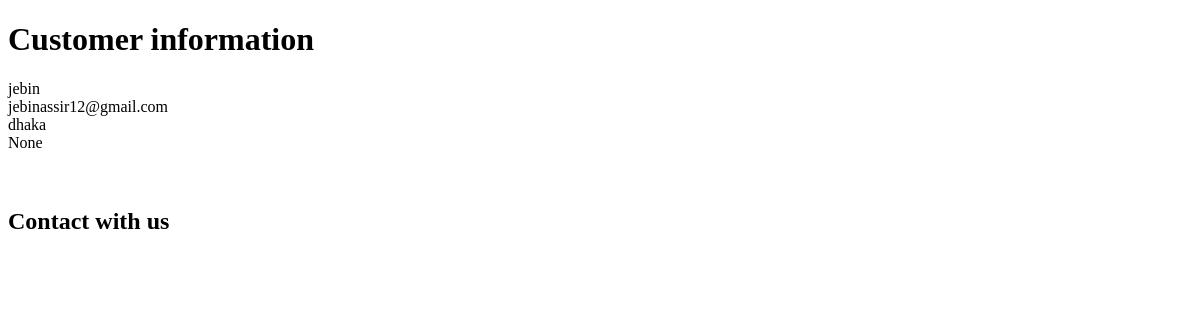
Before: /user_list/ with the older database file.
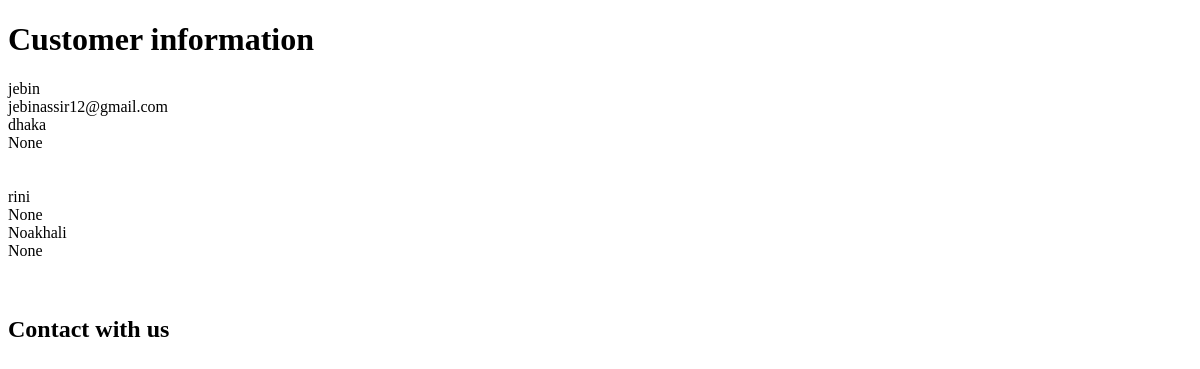
After: the same page with the newer database file.
### Usermanagement/models.py (models this page shows, shortened)
class User(models.Model):
    user_name=models.CharField(max_length=100)
    email=models.EmailField(blank=True,null=True)
    address=models.CharField(max_length=200)
    contact=models.IntegerField(blank=True,null=True)

### Usermanagement/views.py (the view)
# urls.py: path('user_list/',user_views.showuser,name='user_list'),
def showuser(request):
    alluser = User.objects.all()
    contex = {
        'userlist': alluser
    }
    return render(request, 'usermanagement/userlist.html', contex)

### templates/usermanagement/userlist.html
{% extends 'base.html' %}
{% block content %}
    <h1> Customer information</h1>
    {% for i in userlist %}
        {{ i.user_name }}<br>
        {{ i.email}}<br>
        {{ i.address }}<br>
        {{ i.contact}}<br>
        <br>
        <br>
    {% endfor %}
{% endblock content %}

Changed rows visible on the page:
added User: user_name "rini", email "None", address "Noakhali", contact "None"
